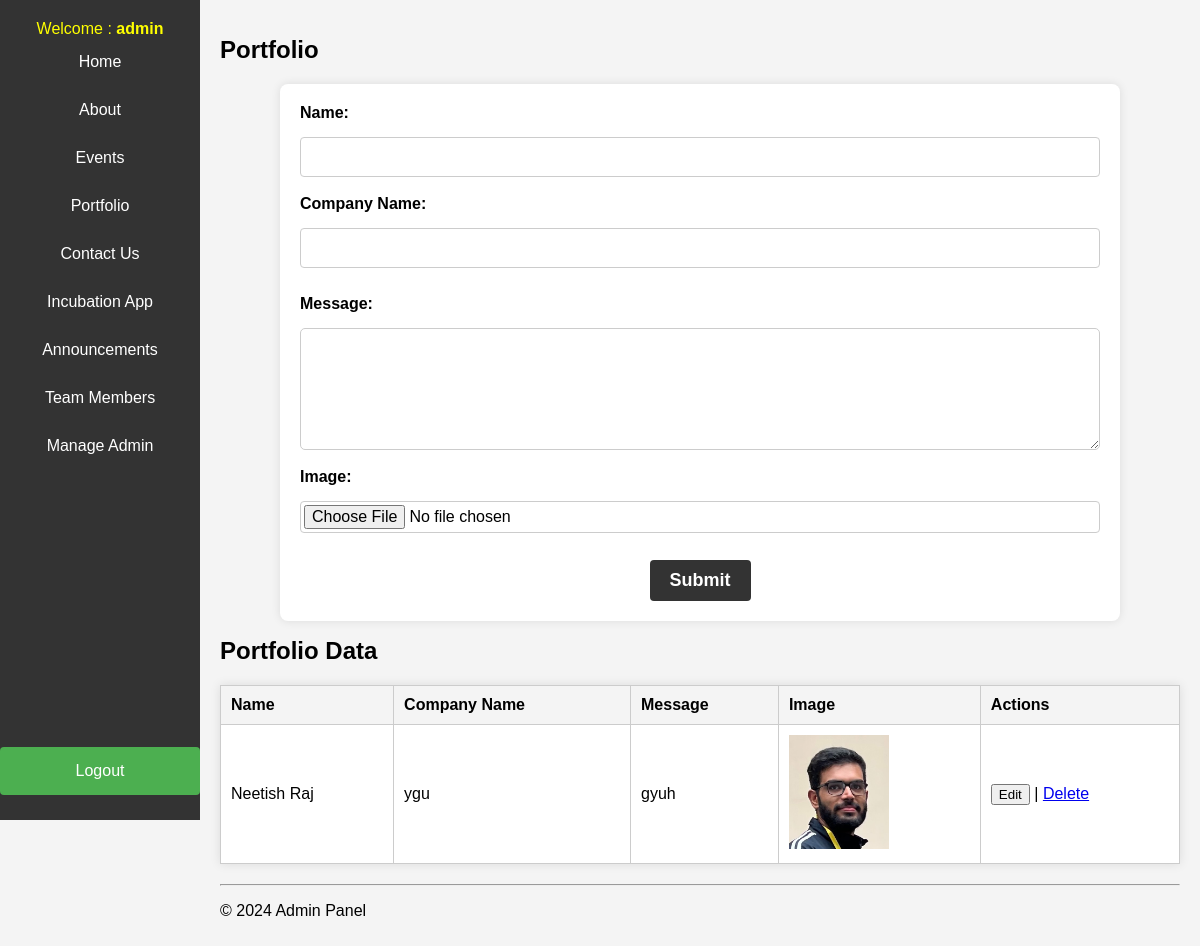
The app's page /admin/portfolio.php (signed in) with its own data.
### tables this page shows
CREATE TABLE `portfolio` (
  `id` int(11) NOT NULL,
  `name` text NOT NULL,
  `company_name` text NOT NULL,
  `message` text NOT NULL,
  `image` varchar(60) NOT NULL
);

### admin/portfolio.php (the view, shortened to what this page needs)
<?php
include 'connection.php';
$edit_mode = false;
$edit_data = [];
?>
<?php include 'header.php'; ?>
<div class="main-content">
    <h1>Portfolio</h1>
    <div class="form-container">
        <form action="process_portfolio.php" method="POST" enctype="multipart/form-data">
            <div class="form-group">
                <div class="form-column">
                    <label for="name">Name:</label>
                    <input type="text" id="name" name="name" value="<?= $edit_mode ? $edit_data['name'] : '' ?>" required>
                    <label for="company_name">Company Name:</label>
                    <input type="text" id="company_name" name="company_name" value="<?= $edit_mode ? $edit_data['company_name'] : '' ?>" required>
                </div>
                <div class="form-column">
                    <label for="message">Message:</label>
                    <textarea id="message" name="message" required><?= $edit_mode ? $edit_data['message'] : '' ?></textarea>
                    <label for="image">Image:</label>
                    <input type="file" id="image" name="upload_img" accept="image/*" onchange="previewImage(event)">
                </div>
            </div>
            <div class="submit-btn">
                <input type="submit" name="<?= $edit_mode ? 'update' : 'submit' ?>" value="<?= $edit_mode ? 'Update' : 'Submit' ?>">
            </div>
        </form>
    </div>
    <?php
    $sql = "SELECT * FROM portfolio";
    $result = $conn->query($sql);
    ?>
    <h1>Portfolio Data</h1>
    <table>
        <tr>
            <th>Name</th>
            <th>Company Name</th>
            <th>Message</th>
            <th>Image</th>
            <th>Actions</th>
        </tr>
        <?php
        if ($result->num_rows > 0) {
            while($row = $result->fetch_assoc()) {
                echo "<tr>";
                echo "<td>".$row['name']."</td>";
                echo "<td>".$row['company_name']."</td>";
                echo "<td>".$row['message']."</td>";
                echo "<td><img src='img/portfolio/".$row['image']."' alt='Portfolio Image' /></td>";
                echo "<td>
                        <form method='POST' style='display:inline;'>
                            <input type='hidden' name='edit_id' value='".$row['id']."'>
                            <button type='submit'>Edit</button>
                        </form> |
                        <a href='delete2.php?id=".$row['id']."&table=portfolio&file_location=img/portfolio/&redirect=portfolio.php'>Delete</a>
                      </td>";
                echo "</tr>";
            }
        } else {
            echo "<tr><td colspan='5'>No data found</td></tr>";
        }
        ?>
    </table>
    <?php include 'footer.php'; ?>
</div>
</body>
</html>

### admin/styles.css (style rules this page uses)
body { display: flex; margin: 0; font-family: Arial, sans-serif; background-color: #f4f4f4; }
.main-content { margin-left: 200px; padding: 20px; flex-grow: 1; }
h1 { font-size: 24px; margin-bottom: 20px; }
.form-container { display:block; background-color: white; padding: 20px; border-radius: 8px; box-shadow: 0 0 10px rgba(0, 0, 0, 0.1); margin-bottom: 20px; }
form { display: flex; flex-direction: column; }
form label { margin-bottom: 5px; font-weight: bold; }
form input[type="text"], form input[type="file"], form textarea { padding: 10px; margin-bottom: 7.5px; border: 1px solid #ccc; border-radius: 4px; }
form textarea { resize: vertical; }
form input[type="submit"] { padding: 10px 20px; border: none; border-radius: 4px; background-color: #333; color: white; font-weight: bold; cursor: pointer; transition: background-color 0.3s; }
.form-column { display: flexbox; grid-template-columns: 1fr 1fr; grid-gap: 10px; }
table { width: 100%; border-collapse: collapse; background-color: white; margin-bottom: 20px; box-shadow: 0 0 10px rgba(0, 0, 0, 0.1); }
table, th, td { border: 1px solid #ddd; }
th, td { padding: 10px; text-align: left; }
th { background-color: #f4f4f4; font-weight: bold; }
img { max-width: 100px; }

### admin/portfolio.php (style rules this page uses)
.main-content { padding: 20px; }
.form-container { max-width: 800px; margin: 0 auto; }
.form-column { display: flex; flex-direction: column; gap: 10px; }
.form-column label { font-weight: bold; margin-bottom: 5px; }
.form-column input, .form-column textarea { padding: 10px; font-size: 16px; border: 1px solid #ccc; border-radius: 5px; }
.form-column input[type="file"] { padding: 3px; }
.form-column textarea { resize: vertical; height: 100px; }
.form-group { display: flex; flex-wrap: wrap; gap: 20px; }
.form-column, .form-group { width: 100%; }
.submit-btn { display: flex; justify-content: center; margin-top: 20px; }
.submit-btn input { padding: 10px 20px; font-size: 18px; border: none; border-radius: 5px; background-color: #007BFF; color: white; cursor: pointer; }
table { width: 100%; border-collapse: collapse; margin-top: 20px; }
table th, table td { border: 1px solid #ccc; padding: 10px; text-align: left; }
table th { background-color: #f4f4f4; }
table img { max-width: 100px; }

### records on screen
portfolio: name "Neetish Raj", company_name "ygu", message "gyuh", image (picture)

### other values on screen
$loggedAdmin "admin"
